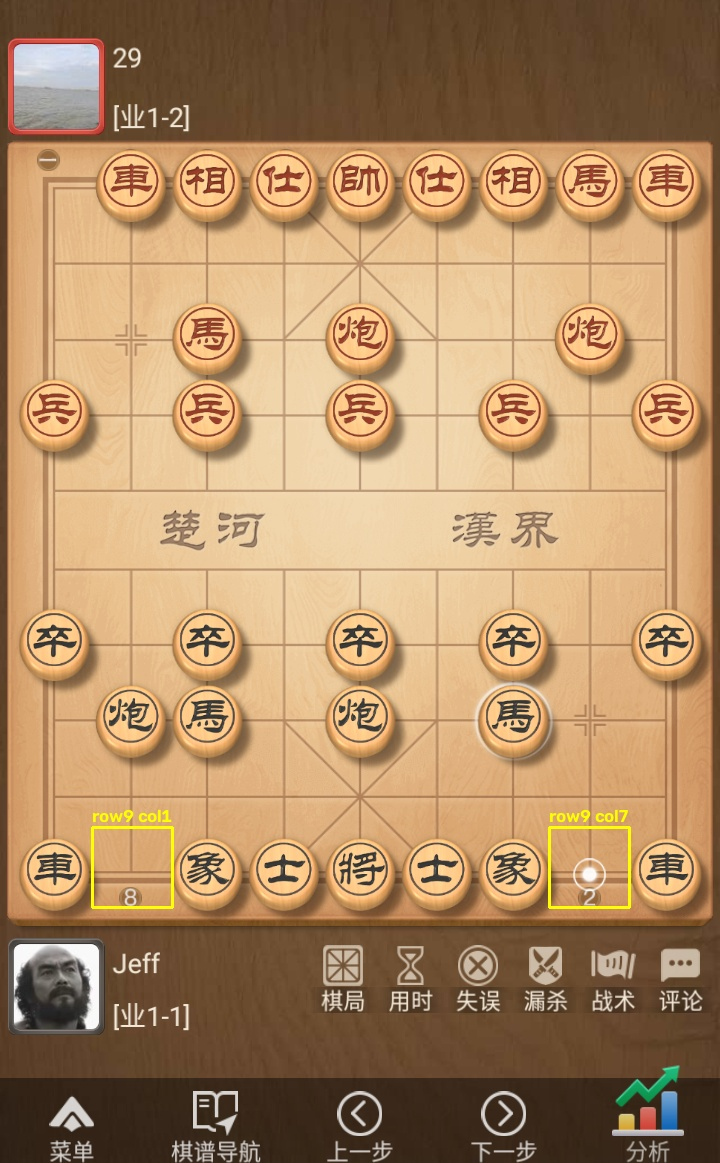
#> input picture test/debug_103438.jpg, 720 x 1163 px
$ python -i turn_side.py   (imports and definitions only)
#> lines starting #> are read from the running program, lines starting #| are printed output that depends on the picture; after the words box and inside, x2 and y2 are one past the last pixel; in counts of white or black regions, pixels touching at a corner belong together
"""识别当前行棋方（我方 / 对方）。

两种办法（任一确定即采用；都不确定则兜底「我方」）：

1. 头像绿边：首次定位双方头像正方形并缓存；之后只取两边框环带的绿色像素，
   绿多的一方为行棋方
2. 局面差分：相对上一帧，若可判定「刚走完的一方」，则当前轮到另一方

返回的 to_move 只会是 ``\"our\"`` / ``\"opp\"``，不会是 None。

开关：``TURN_DETECT_ENABLED = False`` 时关闭判定，一律视为我方行棋、不因对方跳过计算。
界面「判断行棋方」勾选会读写该开关（偏好持久化）。
"""

from __future__ import annotations

from typing import Dict, List, Optional, Sequence, Tuple

import cv2
import numpy as np

# 行棋方识别（头像绿边 / 局面差分 / 对方跳过计算）
TURN_DETECT_ENABLED = True

# 头像搜索区（相对整图比例）；对方左上，我方左下/右下二选一
_OPP_SEARCH = (0.0, 0.02, 0.30, 0.22)
_OUR_SEARCHES = (
    (0.0, 0.78, 0.30, 0.99),   # 左下
    (0.65, 0.78, 1.0, 0.995),  # 右下
)

# 头像边长相对图像宽度
_AVATAR_MIN_SIDE = 0.07
_AVATAR_MAX_SIDE = 0.16
# 取边框环带时相对边长的厚度；外扩几像素以包住绿光晕
_BORDER_RING_FRAC = 0.12
_BORDER_PAD_PX = 6
_GREEN_HSV_LO = (35, 60, 80)
_GREEN_HSV_HI = (100, 255, 255)
# 两边绿量分差过小则视为无法确定（相对 + 绝对）
_GREEN_MIN_DIFF = 40
_GREEN_MIN_RATIO = 1.25


Box = Tuple[float, float, float, float]  # 相对比例 (x0,y0,x1,y1)
AvatarBoxes = Dict[str, Box]


def _clamp_box(box: Box) -> Box:
    x0, y0, x1, y1 = box
    x0 = float(min(max(x0, 0.0), 1.0))
    y0 = float(min(max(y0, 0.0), 1.0))
    x1 = float(min(max(x1, 0.0), 1.0))
    y1 = float(min(max(y1, 0.0), 1.0))
    if x1 <= x0 + 1e-6 or y1 <= y0 + 1e-6:
        return box
    return (x0, y0, x1, y1)


def _box_to_px(img, box: Box) -> Tuple[int, int, int, int]:
    h, w = img.shape[:2]
    x0, y0, x1, y1 = _clamp_box(box)
    return (
        int(w * x0),
        int(h * y0),
        max(int(w * x0) + 1, int(w * x1)),
        max(int(h * y0) + 1, int(h * y1)),
    )


def _px_to_box(img, px: Tuple[int, int, int, int]) -> Box:
    h, w = img.shape[:2]
    x0, y0, x1, y1 = px
    return _clamp_box((x0 / w, y0 / h, x1 / w, y1 / h))


def _find_square_candidates(
    img,
    search: Box,
    *,
    min_side_frac: float = _AVATAR_MIN_SIDE,
    max_side_frac: float = _AVATAR_MAX_SIDE,
) -> List[dict]:
    """在搜索区内找近似正方形轮廓（头像外框）。"""
    h, w = img.shape[:2]
    sx0, sy0, sx1, sy1 = _box_to_px(img, search)
    roi = img[sy0:sy1, sx0:sx1]
    if roi.size == 0:
        return []

    gray = cv2.cvtColor(roi, cv2.COLOR_BGR2GRAY)
    blur = cv2.GaussianBlur(gray, (5, 5), 0)
    edges = cv2.Canny(blur, 40, 120)
    edges = cv2.dilate(edges, np.ones((3, 3), np.uint8), iterations=1)
    cnts, _ = cv2.findContours(edges, cv2.RETR_LIST, cv2.CHAIN_APPROX_SIMPLE)

    min_s = int(w * min_side_frac)
    max_s = int(w * max_side_frac)
    out: List[dict] = []
    for c in cnts:
        x, y, bw, bh = cv2.boundingRect(c)
        side = max(bw, bh)
        if side < min_s or side > max_s:
            continue
        ar = bw / max(bh, 1)
        if ar < 0.75 or ar > 1.30:
            continue
        area = cv2.contourArea(c)
        if area < 0.15 * bw * bh:
            continue
        # 周界边缘密度
        t = max(2, int(min(bw, bh) * 0.12))
        pad = 2
        rx0, ry0 = max(0, x - pad), max(0, y - pad)
        rx1 = min(roi.shape[1], x + bw + pad)
        ry1 = min(roi.shape[0], y + bh + pad)
        sub = edges[ry0:ry1, rx0:rx1]
        ring = np.zeros_like(sub)
        ring[:t, :] = 1
        ring[-t:, :] = 1
        ring[:, :t] = 1
        ring[:, -t:] = 1
        edge_score = float(sub[ring > 0].mean()) if ring.any() else 0.0
        # 略偏爱更接近正方形的框
        square_bonus = 1.0 - min(abs(1.0 - ar), 0.3)
        score = edge_score * (0.7 + 0.3 * square_bonus)
        px = (sx0 + x, sy0 + y, sx0 + x + bw, sy0 + y + bh)
        out.append({
            "score": score,
            "px": px,
            "side": side,
            "ar": round(ar, 3),
            "box": _px_to_box(img, px),
        })
    out.sort(key=lambda d: -d["score"])
    return out


def _pick_best(
    cands: List[dict],
    *,
    ref_side: Optional[int] = None,
) -> Optional[dict]:
    if not cands:
        return None
    if ref_side is None:
        return cands[0]
    # 优先边长接近参考头像，再看边缘分
    scored = []
    for c in cands:
        ratio = c["side"] / max(ref_side, 1)
        if ratio < 0.70 or ratio > 1.45:
            continue
        size_fit = 1.0 - min(abs(1.0 - ratio), 0.45)
        scored.append((c["score"] * (0.55 + 0.45 * size_fit), c))
    if not scored:
        return cands[0]
    scored.sort(key=lambda x: -x[0])
    return scored[0][1]


def _locate_avatar_boxes(img) -> Tuple[Optional[AvatarBoxes], dict]:
    detail: dict = {"method": "locate"}
    if img is None or getattr(img, "size", 0) == 0:
        detail["reason"] = "empty"
        return None, detail

    opp_cands = _find_square_candidates(img, _OPP_SEARCH)
    opp = _pick_best(opp_cands)
    detail["opp_candidates"] = len(opp_cands)
    if opp is None:
        detail["reason"] = "no_opp"
        return None, detail

    our_cands: List[dict] = []
    for search in _OUR_SEARCHES:
        our_cands.extend(_find_square_candidates(img, search))
    our = _pick_best(our_cands, ref_side=opp["side"])
    detail["our_candidates"] = len(our_cands)
    if our is None:
        detail["reason"] = "no_our"
        detail["opp"] = {
            "box": opp["box"], "side": opp["side"], "score": round(opp["score"], 1),
        }
        return None, detail

    boxes: AvatarBoxes = {"opp": opp["box"], "our": our["box"]}
    detail.update({
        "opp": {"box": opp["box"], "side": opp["side"], "score": round(opp["score"], 1)},
        "our": {"box": our["box"], "side": our["side"], "score": round(our["score"], 1)},
    })
    return boxes, detail


# [4 lines left out: function locate_avatar_boxes, not called in this run]


def border_green_count(img, box: Box) -> dict:
    """统计头像框环带上的绿色像素数（外扩 pad 以包住绿光晕）。"""
    h, w = img.shape[:2]
    x0, y0, x1, y1 = _box_to_px(img, box)
    pad = _BORDER_PAD_PX
    x0 = max(0, x0 - pad)
    y0 = max(0, y0 - pad)
    x1 = min(w, x1 + pad)
    y1 = min(h, y1 + pad)
    roi = img[y0:y1, x0:x1]
    empty = {"count": 0, "ring_px": 0, "pct": 0.0, "box_px": (x0, y0, x1, y1)}
    if roi.size == 0:
        return empty

    hsv = cv2.cvtColor(roi, cv2.COLOR_BGR2HSV)
    green = cv2.inRange(
        hsv,
        np.array(_GREEN_HSV_LO, dtype=np.uint8),
        np.array(_GREEN_HSV_HI, dtype=np.uint8),
    )
    rh, rw = green.shape[:2]
    t = max(2, int(min(rh, rw) * _BORDER_RING_FRAC))
    ring = np.zeros((rh, rw), dtype=np.uint8)
    ring[:t, :] = 1
    ring[-t:, :] = 1
    ring[:, :t] = 1
    ring[:, -t:] = 1
    ring_px = int(ring.sum())
    count = int(((green > 0) & (ring > 0)).sum())
    pct = count / max(ring_px, 1)
    return {
        "count": count,
        "ring_px": ring_px,
        "pct": round(pct, 4),
        "box_px": (x0, y0, x1, y1),
    }


def detect_avatar_turn(
    img,
    avatar_boxes: Optional[AvatarBoxes] = None,
) -> Tuple[Optional[str], dict, Optional[AvatarBoxes]]:
    """从头像边框绿量判断行棋方。

    Parameters
    ----------
    avatar_boxes
        已缓存的双方头像框；缺省则先 ``locate`` 再比较。

    Returns
    -------
    (side, detail, boxes)
        side: ``\"our\"`` / ``\"opp\"`` / None
        boxes: 本次使用的头像框（可供上层缓存）
    """
    if img is None or getattr(img, "size", 0) == 0:
        return None, {"reason": "empty"}, avatar_boxes

    locate_detail = None
    boxes = avatar_boxes
    if boxes is None or "opp" not in boxes or "our" not in boxes:
        boxes, locate_detail = _locate_avatar_boxes(img)
        if boxes is None:
            detail = {"method": "avatar", "locate": locate_detail, "reason": "locate_failed"}
            return None, detail, None

    our_g = border_green_count(img, boxes["our"])
    opp_g = border_green_count(img, boxes["opp"])
    detail = {
        "method": "avatar",
        "boxes": boxes,
        "our": our_g,
        "opp": opp_g,
        "cached": avatar_boxes is not None,
    }
    if locate_detail is not None:
        detail["locate"] = locate_detail

    our_n = our_g["count"]
    opp_n = opp_g["count"]
    detail["our_green"] = our_n
    detail["opp_green"] = opp_n

    if our_n == 0 and opp_n == 0:
        detail["reason"] = "no_green"
        return None, detail, boxes

    if our_n >= opp_n:
        leader, loser, side = our_n, opp_n, "our"
    else:
        leader, loser, side = opp_n, our_n, "opp"

    diff = leader - loser
    ratio = leader / max(loser, 1)
    detail["diff"] = diff
    detail["ratio"] = round(ratio, 3)
    if diff < _GREEN_MIN_DIFF and ratio < _GREEN_MIN_RATIO:
        detail["reason"] = "tie"
        return None, detail, boxes
    return side, detail, boxes


# [136 lines left out: functions _is_our_piece, _is_opp_piece, _side_lost_gained, infer_turn_from_grid_diff, resolve_to_move, not called in this run]


def to_move_label(to_move: str) -> str:
    return "我方" if to_move == "our" else "对方"


# [33 lines left out: functions method_label, format_turn_log, not called in this run]

>>> import cv2
>>> picture = cv2.imread('../test/debug_103438.jpg')
#> picture is the input picture: shape (1163, 720, 3); mean B, G, R 100, 139.4, 175.7
>>> result = detect_avatar_turn(picture)
#> in _find_square_candidates, `sx0, sy0, sx1, sy1 = _box_to_px(img, search)`: sx0 = 0; sy0 = 23; sx1 = 216; sy1 = 255
#> in _find_square_candidates, `edges = cv2.Canny(blur, 40, 120)`:
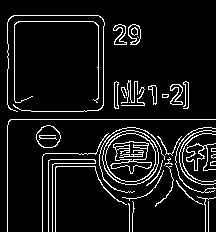
#> edges: shape (232, 216); 8.5% white in thin lines or dots
#> in _find_square_candidates, `edges = cv2.dilate(edges, np.ones((3, 3), np.uint8), iterations=1)`:
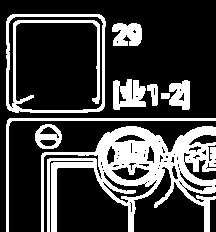
#> edges: shape (232, 216); 25.5% white; 9 white regions
#> in _find_square_candidates, `cnts, _ = cv2.findContours(edges, cv2.RETR_LIST, cv2.CHAIN_APPROX_SIMP..`: cnts = 75 contours, 49 with area under 20; largest, box (x1, y1, x2, y2) and area: (6, 14, 106, 113) 9512, (8, 16, 104, 111) 8102, (41, 126, 216, 232) 7961, (113, 79, 146, 110) 692, (6, 118, 216, 232) 642
#> the loop in _find_square_candidates, `for c in cnts:` made 75 passes
#> (x, y, bw, bh, side) on passes 1, 7, 16, 19, 21, 22, 23, 25, 26, 27, 28, 29: (130, 202, 3, 11, 11), (179, 181, 4, 5, 5), (179, 170, 34, 22, 34), (178, 167, 3, 4, 4), (111, 166, 39, 15, 39), (171, 165, 8, 15, 15), (101, 165, 3, 4, 4), (112, 164, 8, 4, 8), (177, 163, 3, 5, 5), (138, 163, 12, 5, 12), (121, 163, 4, 3, 4), (128, 162, 9, 9, 9)
#> (c, x, y, bw, bh, side) on passes 2, 3, 4, 5, 6, 8: ([[129, 202], [130, 201], [131, 202], [130, 203]], 129, 201, 3, 3, 3), ([[183, 187], [184, 186], [185, 187], [184, 188]], 183, 186, 3, 3, 3), ([[182, 186], [183, 185], [184, 186], [183, 187]], 182, 185, 3, 3, 3), ([[181, 185], [182, 184], [183, 185], [182, 186]], 181, 184, 3, 3, 3), ([[144, 183], [145, 182], [146, 183], [145, 184]], 144, 182, 3, 3, 3), ([[145, 182], [146, 181], [147, 182], [146, 183]], 145, 181, 3, 3, 3)
#> after the loop in _find_square_candidates, `for c in cnts:`:
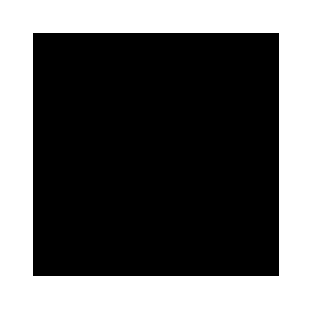
#> ring: shape (103, 104) (shown 3 times larger); values 0 (black) and 1 (white), 38% white; 1 white region, box (x1, y1, x2, y2) and area: (0, 0, 104, 103) 4070
#> after the loop in _find_square_candidates, `for c in cnts:`: out = 2 items
#> in _locate_avatar_boxes, `opp = _pick_best(opp_cands)`: opp = {'score': 128.7, 'px': (8, 39, 104, 134), 'side': 96, 'ar': 1.01, 'box': (0.0111, 0.0335, 0.144, 0.115)}
#> the loop in _locate_avatar_boxes, `for search in _OUR_SEARCHES:` made 2 passes
#> (sx0 in _find_square_candidates, sy0 in _find_square_candidates, sx1 in _find_square_candidates, sy1 in _find_square_candidates) on passes 1 to 2: (0, 907, 216, 1151), (468, 907, 720, 1157)
#> pass 1, in _find_square_candidates (call 2), `blur = cv2.GaussianBlur(gray, (5, 5), 0)`:
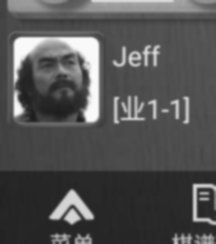
#> blur: shape (244, 216); min 29, max 251, mean 82.7
#> pass 1, in _find_square_candidates (call 2), `edges = cv2.Canny(blur, 40, 120)`:
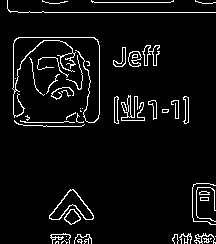
#> edges: shape (244, 216); 5.6% white in thin lines or dots
#> after the loop in _locate_avatar_boxes, `for search in _OUR_SEARCHES:`: our_cands = 4 items
#> the loop in _pick_best (call 2), `for c in cands:` made 4 passes
#> (ratio, size_fit) on passes 1, 3, 4: (0.771, 0.771), (0.958, 0.958), (0.771, 0.771)
#> ratio on pass 2: 0.552
#> in _locate_avatar_boxes, `our = _pick_best(our_cands, ref_side=opp["side"])`: our = {'score': 140.3, 'px': (16, 964, 90, 1029), 'side': 74, 'ar': 1.14, 'box': (0.0222, 0.829, 0.125, 0.885)}
#> in _locate_avatar_boxes, `boxes: AvatarBoxes = {"opp": opp["box"], "our": our["box"]}`: boxes = {'opp': (0.0111, 0.0335, 0.144, 0.115), 'our': (0.0222, 0.829, 0.125, 0.885)}
#> in detect_avatar_turn, `boxes, locate_detail = _locate_avatar_boxes(img)`: locate_detail = 5 items
#> in border_green_count, `x0, y0, x1, y1 = _box_to_px(img, box)`: x0 = 16; y0 = 964; x1 = 90; y1 = 1029
#> in border_green_count, `x0 = max(0, x0 - pad)`: x0 = 10
#> in border_green_count, `y0 = max(0, y0 - pad)`: y0 = 958
#> in border_green_count, `x1 = min(w, x1 + pad)`: x1 = 96
#> in border_green_count, `y1 = min(h, y1 + pad)`: y1 = 1035
#> in border_green_count, `roi = img[y0:y1, x0:x1]`:
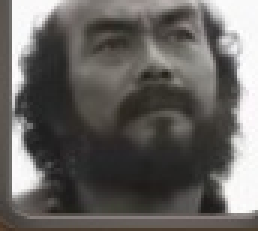
#> roi: shape (77, 86, 3) (shown 3 times larger); mean B, G, R 97.1, 100.1, 102.9
#> in border_green_count, `empty = {"count": 0, "ring_px": 0, "pct": 0.0, "box_px": (x0, y0, x1, ..`: empty = {'count': 0, 'ring_px': 0, 'pct': 0, 'box_px': (10, 958, 96, 1035)}
#> in border_green_count, `hsv = cv2.cvtColor(roi, cv2.COLOR_BGR2HSV)`: hsv: shape (77, 86, 3); mean H, S, V 29.9, 20.1, 102.9
#> in border_green_count, `green = cv2.inRange( hsv, np.array(_GREEN_HSV_LO, dtype=np.uint8), np...`: green: shape (77, 86); every value is 0
#> in border_green_count, `count = int(((green > 0) & (ring > 0)).sum())`: count = 0
#> in detect_avatar_turn, `our_g = border_green_count(img, boxes["our"])`: our_g = {'count': 0, 'ring_px': 2610, 'pct': 0, 'box_px': (10, 958, 96, 1035)}
#> call 2 of border_green_count, with box = (0.0111, 0.0335, 0.144, 0.115)
#> in border_green_count (call 2), `x0, y0, x1, y1 = _box_to_px(img, box)`: x0 = 8; y0 = 39; x1 = 103; y1 = 134
#> in border_green_count (call 2), `x0 = max(0, x0 - pad)`: x0 = 2
#> in border_green_count (call 2), `y0 = max(0, y0 - pad)`: y0 = 33
#> in border_green_count (call 2), `x1 = min(w, x1 + pad)`: x1 = 109
#> in border_green_count (call 2), `y1 = min(h, y1 + pad)`: y1 = 140
#> in border_green_count (call 2), `roi = img[y0:y1, x0:x1]`:
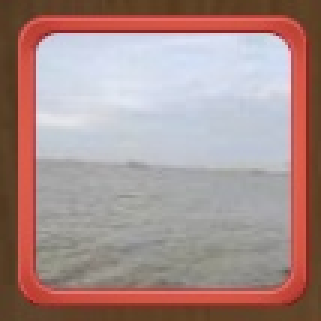
#> roi: shape (107, 107, 3) (shown 3 times larger); mean B, G, R 138.9, 142.2, 168.3
#> in border_green_count (call 2), `empty = {"count": 0, "ring_px": 0, "pct": 0.0, "box_px": (x0, y0, x1, ..`: empty = {'count': 0, 'ring_px': 0, 'pct': 0, 'box_px': (2, 33, 109, 140)}
#> in border_green_count (call 2), `hsv = cv2.cvtColor(roi, cv2.COLOR_BGR2HSV)`: hsv: shape (107, 107, 3); mean H, S, V 54, 69.7, 174.8
#> in border_green_count (call 2), `green = cv2.inRange( hsv, np.array(_GREEN_HSV_LO, dtype=np.uint8), np...`: green: shape (107, 107); every value is 0
#> in detect_avatar_turn, `opp_g = border_green_count(img, boxes["opp"])`: opp_g = {'count': 0, 'ring_px': 4560, 'pct': 0, 'box_px': (2, 33, 109, 140)}
#> in detect_avatar_turn, `our_n = our_g["count"]`: our_n = 0

$ run again, on test/grid_overlay.png
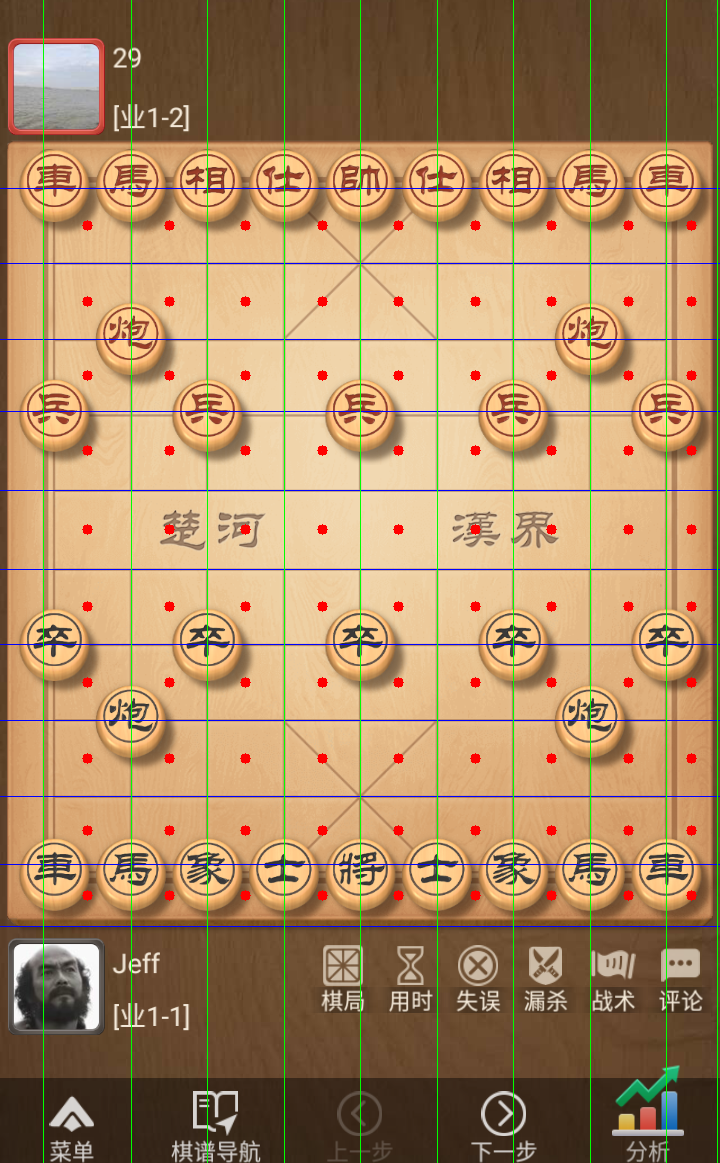
#> input picture test/grid_overlay.png, 720 x 1163 px
#> picture is the input picture: shape (1163, 720, 3); mean B, G, R 100, 138.6, 172.5
#> sx0 = 0; sy0 = 23; sx1 = 216; sy1 = 255
#> in _find_square_candidates, `edges = cv2.dilate(edges, np.ones((3, 3), np.uint8), iterations=1)`:
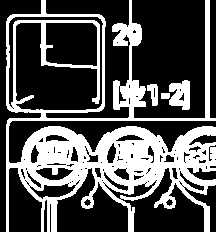
#> edges: shape (232, 216); 32.7% white; 4 white regions
#> cnts = 111 contours, 76 with area under 20; largest, box (x1, y1, x2, y2) and area: (6, 0, 216, 232) 23996, (8, 16, 104, 111) 5626, (45, 22, 98, 67) 2166, (169, 80, 190, 110) 440, (29, 183, 77, 200) 406
#> the loop in _find_square_candidates, `for c in cnts:` made 111 passes
#> (c, x, y, bw, bh, side) on passes 3, 4, 5, 7, 8, 9: ([[182, 186], [183, 185], [184, 186], [183, 187]], 182, 185, 3, 3, 3), ([[181, 185], [182, 184], [183, 185], [182, 186]], 181, 184, 3, 3, 3), ([[28, 185], [29, 184], [30, 185], [29, 186]], 28, 184, 3, 3, 3), ([[144, 183], [145, 182], [146, 183], [145, 184]], 144, 182, 3, 3, 3), ([[103, 183], [104, 182], [105, 183], [104, 184]], 103, 182, 3, 3, 3), ([[67, 183], [68, 182], [69, 183], [68, 184]], 67, 182, 3, 3, 3)
#> after the loop in _find_square_candidates, `for c in cnts:`: out = 2 items
#> opp = {'score': 149.1, 'px': (45, 45, 98, 90), 'side': 53, 'ar': 1.18, 'box': (0.0625, 0.0387, 0.136, 0.0774)}
#> the loop in _locate_avatar_boxes, `for search in _OUR_SEARCHES:` made 2 passes
#> (sx0 in _find_square_candidates, sy0 in _find_square_candidates, sx1 in _find_square_candidates, sy1 in _find_square_candidates) on passes 1 to 2: (0, 907, 216, 1151), (468, 907, 720, 1157)
#> after the loop in _locate_avatar_boxes, `for search in _OUR_SEARCHES:`: our_cands = 2 items
#> the loop in _pick_best (call 2), `for c in cands:` made 2 passes
#> (ratio, size_fit) on passes 1 to 2: (1, 1), (0.943, 0.943)
#> our = {'score': 144.6, 'px': (45, 976, 90, 1029), 'side': 53, 'ar': 0.849, 'box': (0.0625, 0.839, 0.125, 0.885)}
#> in _locate_avatar_boxes, `boxes: AvatarBoxes = {"opp": opp["box"], "our": our["box"]}`: boxes = {'opp': (0.0625, 0.0387, 0.136, 0.0774), 'our': (0.0625, 0.839, 0.125, 0.885)}
#> in detect_avatar_turn, `boxes, locate_detail = _locate_avatar_boxes(img)`: locate_detail = 5 items
#> in border_green_count, `x0, y0, x1, y1 = _box_to_px(img, box)`: x0 = 45; y0 = 976; x1 = 90; y1 = 1029
#> in border_green_count, `x0 = max(0, x0 - pad)`: x0 = 39
#> in border_green_count, `y0 = max(0, y0 - pad)`: y0 = 970
#> in border_green_count, `x1 = min(w, x1 + pad)`: x1 = 96
#> in border_green_count, `y1 = min(h, y1 + pad)`: y1 = 1035
#> empty = {'count': 0, 'ring_px': 0, 'pct': 0, 'box_px': (39, 970, 96, 1035)}
#> hsv: shape (65, 57, 3); mean H, S, V 30.1, 26.1, 101.3
#> green: shape (65, 57); 1.8% white in thin lines or dots, all inside (x1, y1, x2, y2) = (4, 0, 5, 65)
#> count = 65
#> pct = 0.0492
#> our_g = {'count': 65, 'ring_px': 1320, 'pct': 0.0492, 'box_px': (39, 970, 96, 1035)}
#> in border_green_count (call 2), `x0, y0, x1, y1 = _box_to_px(img, box)`: x0 = 45; x1 = 97; y1 = 90
#> in border_green_count (call 2), `x0 = max(0, x0 - pad)`: x0 = 39
#> in border_green_count (call 2), `x1 = min(w, x1 + pad)`: x1 = 103
#> in border_green_count (call 2), `y1 = min(h, y1 + pad)`: y1 = 96
#> empty = {'count': 0, 'ring_px': 0, 'pct': 0, 'box_px': (39, 39, 103, 96)}
#> hsv: shape (57, 64, 3); mean H, S, V 91.8, 47.1, 215.7
#> in border_green_count (call 2), `green = cv2.inRange( hsv, np.array(_GREEN_HSV_LO, dtype=np.uint8), np...`:
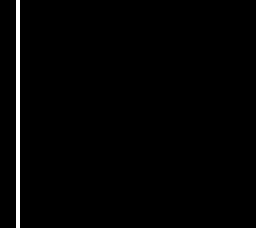
#> green: shape (57, 64) (shown 4 times larger); 1.6% white in thin lines or dots, all inside (x1, y1, x2, y2) = (4, 0, 5, 57)
#> count = 57
#> pct = 0.0436
#> opp_g = {'count': 57, 'ring_px': 1308, 'pct': 0.0436, 'box_px': (39, 39, 103, 96)}
#> our_n = 65
#> opp_n = 57
#> in detect_avatar_turn, `leader, loser, side = our_n, opp_n, "our"`: leader = 65; loser = 57; side = 'our'
#> diff = 8
#> in detect_avatar_turn, `ratio = leader / max(loser, 1)`: ratio = 1.14
